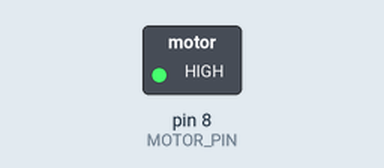
Simulated run of this sketch. Board: Arduino Uno, built with avr-gcc and run on an emulated ATmega328P. On the bench: switched loads named in the sketch (green lamp = pin HIGH). Dashed ring = blinking.

Above: at 0.5 s.
Timing chart, 0 to 4.6 s (numbered marks = the images above):
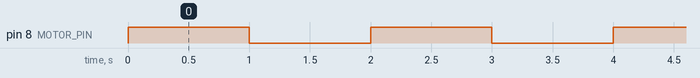

Measured:
- by itself, pin 8 (MOTOR_PIN): alternates HIGH for 1.0 s and LOW for 1.0 s

The sketch:

motor_test1.ino
```cpp
#define MOTOR_PIN 8

void setup() {
	pinMode(MOTOR_PIN, OUTPUT);
}

void loop() {
	digitalWrite(MOTOR_PIN, HIGH);
	delay(1000);
	digitalWrite (MOTOR_PIN, LOW);
	delay(1000);
}

// test failed: not enough amperage from Arduino pin (20mA, motor required *more*)
```
